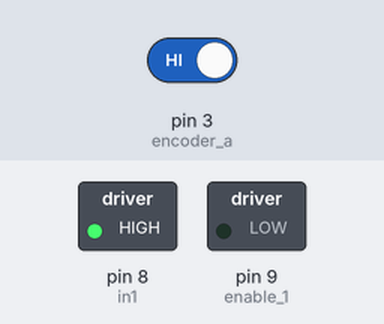
Recording of a sketch running on a simulated Arduino Uno, built with avr-gcc and run on an emulated ATmega328P. Shown: switched loads named in the sketch (green lamp = pin HIGH). Inputs (shaded band) come from the test bench; at power-on: pin 3 (encoder_a) HIGH. What the sketch prints to the serial monitor is not drawn.

Above: at 0.1 s.
At 1.1 s:
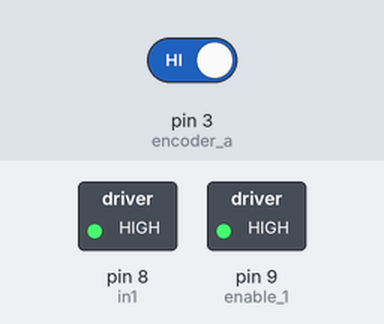
Timing chart, 0 to 2.6 s (numbered marks = the images above):
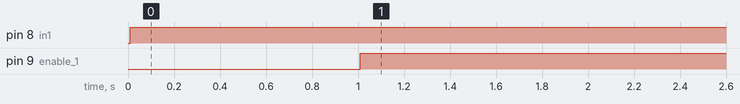

The sketch:

zn_k_test.ino
```cpp
#include <TimerOne.h>

#define timer 10000//intervalo de tempo da interrupção interna (em micro segundos)

#define encoder_a 3//pino de interrupção 1
#define encoder_b 11//

#define enable_1 9
#define in1 8
#define in2 7

#define s1 A4

float ratio = 6*51.45;

float input_m1, output_m1;
float last_output_m1;

float kp = 1.1/1;//0.091039
float ki = 0; //0.33885/1;//0.338855

float current_error_m1 = 0, last_error_m1 = 0;

volatile long int pulses = 0;
volatile long int last_pulses = 0;

float setpoint_m1 = 0;

float velocity_m1 = 0;

int pwm_out1;

int state_enc_m1;
int last_state_enc_m1;

long a, b;

void setup(){
  pinMode(s1,INPUT_PULLUP);
  pinMode(enable_1,OUTPUT);
  pinMode(in1,OUTPUT);
  pinMode(encoder_a,INPUT);
  pinMode(encoder_b,INPUT);

  Serial.begin(115200);

  Timer1.initialize(timer);//cria a interrupção interna e define o intervalo o qual ela ocorre
  Timer1.attachInterrupt(calculate);//cria a função para interrupção de tempo
  attachInterrupt(1, pulses_count, CHANGE);//cria a interrupção externa do encoder direito

  a = millis();
  b = millis();
}

void loop()
{
    if(millis() - a >= 1000) {
      setpoint_m1 = 40;
    }

    //if(millis() - b >= 1000) {
    //  kp += 0.01;
    //  b = millis();
    //}

    /*if((millis() - a) % 3000 == 1) {
      if(setpoint_m1) setpoint_m1 = 0;
      else setpoint_m1 = 40;
    }*/
    Serial.println("---");

    Serial.print("K: ");
    Serial.println(kp);
    Serial.print("V1: ");
    Serial.println(velocity_m1);
    Serial.print("T1: ");
    Serial.println(output_m1);
    Serial.println("---");
}

void calculate()
{
    velocity();
    control();
    motor();

}

void velocity()
{
    int pc = pulses - last_pulses;
    velocity_m1 = ((2*PI*pc)/(ratio*(timer/1000000.0)));
    last_pulses = pulses;
}

void control()
{
  //if(velocity_m1<0) input_m1 = -velocity_m1;
  //else input_m1 = velocity_m1;
  input_m1 = velocity_m1;

  //if(setpoint_m1 - input_m1 < 0) current_error_m1 = -(setpoint_m1 - input_m1);
  //else current_error_m1 = setpoint_m1 - input_m1;
  current_error_m1 = setpoint_m1 - input_m1;

  output_m1 = last_output_m1 + kp*(current_error_m1 - last_error_m1) + 0;// (ki*(last_error_m1)*0.01);

  pwm_out1 = (output_m1*255)/6.0;
  //pwm_out1 = 125;
  last_output_m1 = output_m1;

  last_error_m1 = current_error_m1;
}

void motor()
{
    if(pwm_out1 >= 0){
        analogWrite(enable_1, pwm_out1);
        digitalWrite(in1, HIGH);
        digitalWrite(in2, LOW);
    }
    else{
        analogWrite(enable_1, -pwm_out1);
        digitalWrite(in1, LOW);
        digitalWrite(in2, HIGH);
    }
}

void pulses_count()
{
    state_enc_m1=(digitalRead(encoder_a)<<1) | digitalRead(encoder_b);
    if(state_enc_m1==0 || state_enc_m1==3) pulses--;
    else if (state_enc_m1==1 || state_enc_m1==2) pulses++;
    last_state_enc_m1 = state_enc_m1;
}
```

Measured:
- by itself, pin 8 (in1): LOW → HIGH at 0.01 s
- by itself, pin 9 (enable_1): LOW → HIGH at 1.0 s
